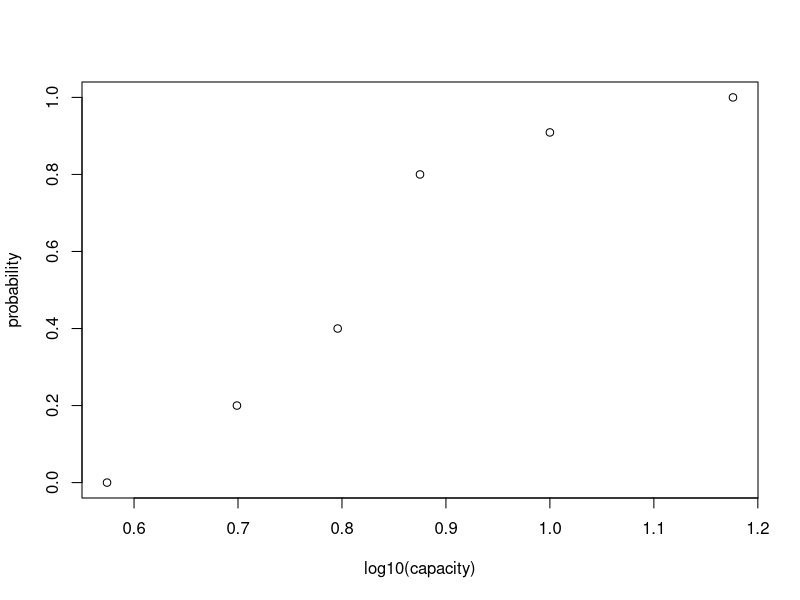

The R script that drew this image:
# 로짓 분석 - 비타민 E와 임신에 대한 관계

# 용량
capacity <- c(3.75, 5.0, 6.25, 7.5, 10.0, 15.0)
# 쥐 숫자
mice <- c(5, 10, 10, 10, 11, 11)
# 임신 숫자
pregnancy <- c(0, 2, 4, 8, 10, 11)

# 확률 = 임신 숫자 / 쥐 숫자
probability <- pregnancy / mice
probability
## [1] 0.0000000 0.2000000 0.4000000 0.8000000 0.9090909 1.0000000

# 용량의 상용로그별 임신 비율
plot(log10(capacity), probability, ylab = "probability")

# 로짓 분석
logit <- glm(probability ~ log10(capacity), family = "binomial")
## Warning in eval(family$initialize) :
##   non-integer #successes in a binomial glm!

summary(logit)
##
## Call:
## glm(formula = probability ~ log10(capacity), family = "binomial")
##
## Deviance Residuals:
##        1         2         3         4         5         6
## -0.23099   0.11888  -0.09852   0.15618  -0.16518   0.08464
##
## Coefficients:
##                 Estimate Std. Error z value Pr(>|z|)
## (Intercept)       -12.42      10.39  -1.195    0.232
## log10(capacity)    15.35      12.76   1.203    0.229
##
## (Dispersion parameter for binomial family taken to be 1)
##
##     Null deviance: 4.29706  on 5  degrees of freedom
## Residual deviance: 0.13603  on 4  degrees of freedom
## AIC: 6.3152
##
## Number of Fisher Scoring iterations: 6

# 오즈비
exp(coef(logit))
##     (Intercept) log10(capacity)
##    4.033060e-06    4.631322e+06


# 로짓 분석
logit2 <- glm(probability ~ log10(capacity), weights = mice, family = "binomial")

summary(logit2)
##
## Call:
## glm(formula = probability ~ log10(capacity), family = "binomial",
##     weights = mice)
##
## Deviance Residuals:
##       1        2        3        4        5        6
## -0.5613   0.2695  -0.3534   0.5266  -0.4628   0.3128
##
## Coefficients:
##                 Estimate Std. Error z value Pr(>|z|)
## (Intercept)      -11.884      3.301  -3.601 0.000317 ***
## log10(capacity)   14.707      4.022   3.656 0.000256 ***
## ---
## Signif. codes:  0 ‘***’ 0.001 ‘**’ 0.01 ‘*’ 0.05 ‘.’ 0.1 ‘ ’ 1
##
## (Dispersion parameter for binomial family taken to be 1)
##
##     Null deviance: 35.849  on 5  degrees of freedom
## Residual deviance:  1.102  on 4  degrees of freedom
## AIC: 14.564
##
## Number of Fisher Scoring iterations: 5

# 오즈비
exp(coef(logit2))
##     (Intercept) log10(capacity)
##    6.898844e-06    2.439749e+06